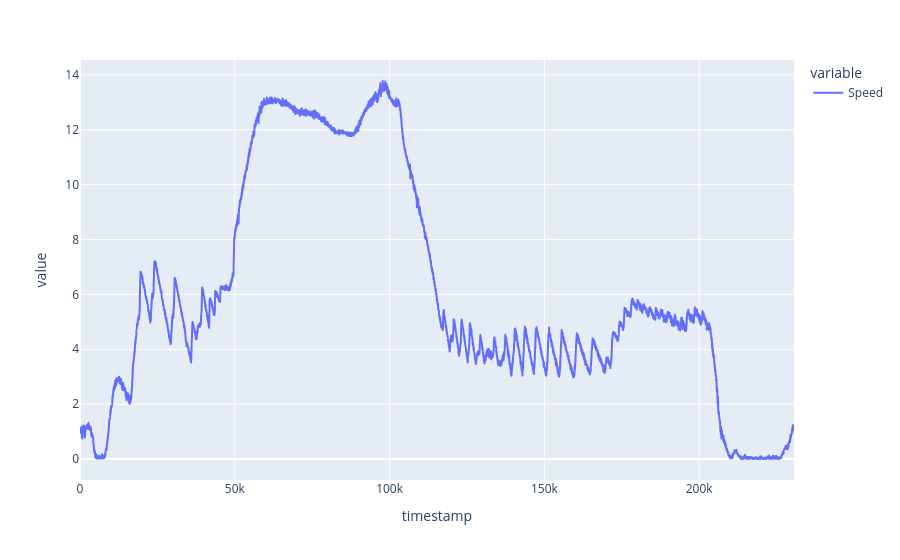

Here is the notebook cell this chart was saved with:
### Code cell
px.line(df.Speed)

### Figure 1 — Plotly figure (JSON) as saved in the notebook; plotly's stock layout.template omitted (floating-point values rounded to 4 significant figures; data arrays with more than 128 entries replaced by an {"elided": "..."} marker saying what was removed)
{"data": [{"hovertemplate": "variable=Speed<br>timestamp=%{x}<br>value=%{y}<extra></extra>", "legendgroup": "Speed", "line": {"color": "#636efa", "dash": "solid"}, "marker": {"symbol": "circle"}, "mode": "lines", "name": "Speed", "showlegend": true, "type": "scattergl", "x": {"elided": "5767 int values"}, "xaxis": "x", "y": {"elided": "5767 float values"}, "yaxis": "y"}], "layout": {"legend": {"title": {"text": "variable"}, "tracegroupgap": 0}, "margin": {"t": 60}, "xaxis": {"anchor": "y", "domain": [0, 1], "title": {"text": "timestamp"}}, "yaxis": {"anchor": "x", "domain": [0, 1], "title": {"text": "value"}}}}
